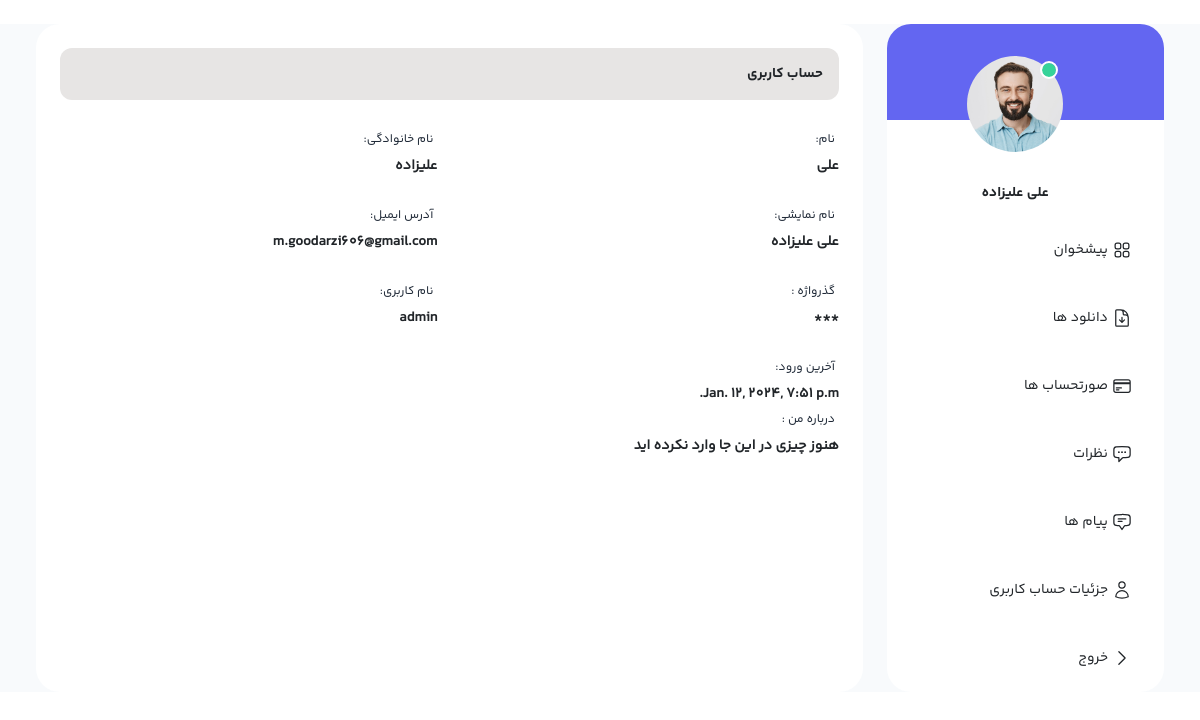
/accounts/profile/1/, run on an earlier commit of the app's database.
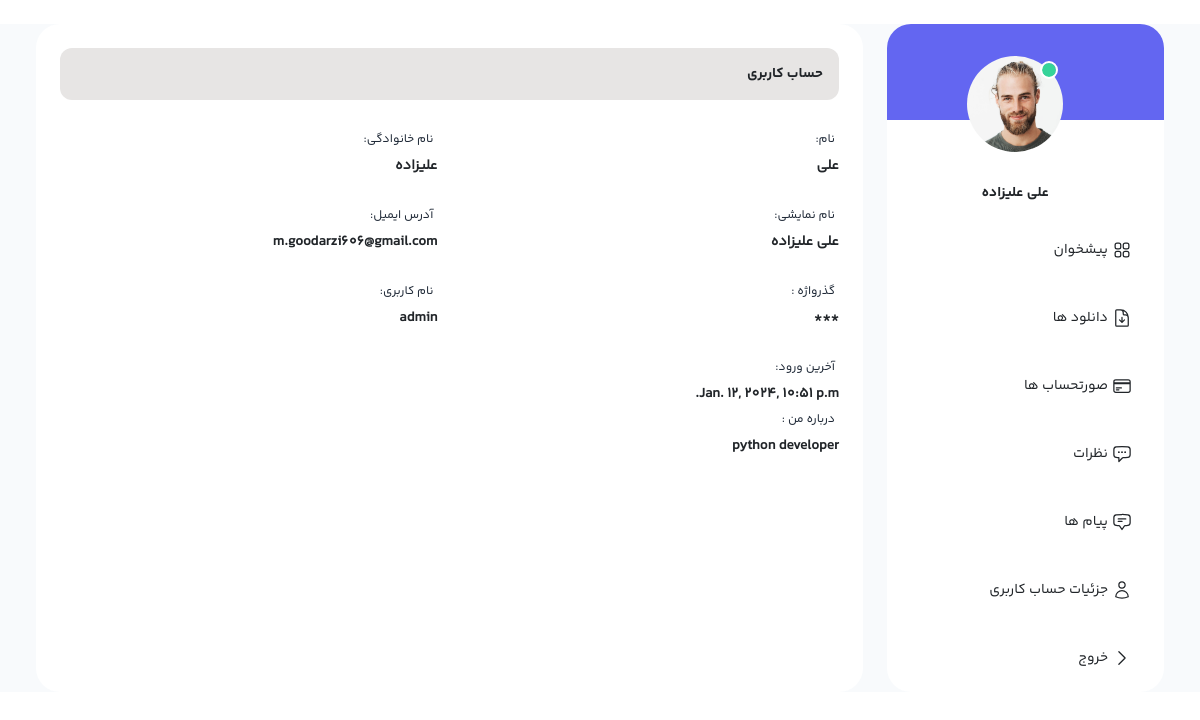
And on a later commit of the database.
### accounts/models.py (models this page shows, shortened)
class Users(AbstractBaseUser, PermissionsMixin, UpdateAt, CreateAt):
    first_name = models.CharField(_('First Name'), max_length=100)
    last_name = models.CharField(_('Last Name'), max_length=100)
    email = models.EmailField(_('Email Address'), unique=True)
    is_active = models.BooleanField(_('Active'), default=False)
    is_staff = models.BooleanField(_('Staff'), default=False)
    is_deleted = models.BooleanField(_('delete user'), editable=False, default=False)
    deleted_at = models.DateTimeField(_('deleted at'), editable=False, blank=True, null=True)
    random_active_code = models.CharField(_('random active code'), max_length=72, blank=True, null=True, editable=False)
    image = models.ImageField(_('image'), upload_to='images/user/%Y/%M/%d', width_field='width_image', height_field='height_image', blank=True, null=True)
    width_image = models.IntegerField(_('width'), blank=True, null=True)
    height_image = models.IntegerField(_('height'), blank=True, null=True)
    about_us = models.TextField(_('about us'), blank=True, null=True)
    username_validator = UnicodeUsernameValidator()
    username = models.CharField(
        _("username"),
        max_length=150,
        unique=True,
        help_text=_(
            "Required. 150 characters or fewer. Letters, digits and @/./+/-/_ only."
        ),
        validators=[username_validator],
        error_messages={
            "unique": _("A user with that username already exists."),
        },
    )
    EMAIL_FIELD = "email"
    USERNAME_FIELD = "email"
    REQUIRED_FIELDS = ["username"]
    objects = UserManager()
    soft_delete_manager = SoftDeleteManager()
    class Meta:
        verbose_name = _("user")
        verbose_name_plural = _("users")
    def get_full_name(self):
        full_name = "%s %s" % (self.first_name, self.last_name)
        return full_name.strip()

### accounts/views.py (the view)
# urls.py: path('profile/<int:pk>/', ProfileView.as_view(), name='profile'),
class ProfileView(View):
    def get(self, request, *args, **kwargs):
        profile = get_object_or_404(Users, pk=kwargs['pk'])
        return render(request, 'accounts/profile.html', {'profile': profile})

### accounts/templates/accounts/profile.html (shortened to what this page needs)
{% extends "base/base.html" %}
{% block content %}
<section class="px-6 mt-4">
    <div class="container mx-auto max-w-screen-2xl">
        <div class="flex gap-4">
            <div class="w-96 bg-white rounded-3xl overflow-hidden hidden lg:block">
                <div class="h-24 bg-indigo-500 relative">
                    <div class="text-center absolute right-[6.3rem]">
                        <div class="avatar online mt-8">
                            <div class="w-24 rounded-full">
                              <img src="{{ profile.image.url }}">
                            </div>
                          </div>
                      <h1 class="text-sm font-YekanBakh-Bold mt-4">{{ profile.get_full_name }}</h1>
                    </div>
                </div>
                <nav class="mt-24">
                  <a href="my-account.html" class="flex items-center py-4 px-8 hover:bg-stone-100 duration-300">
                      <span class="mr-1">پیشخوان</span>
                  </a>
                  <a href="download.html" class="flex items-center py-4 px-8 hover:bg-stone-100 duration-300">
                      <span class="mr-1">دانلود ها</span>
                  </a>
                  <a href="invoices.html" class="flex items-center py-4 px-8 hover:bg-stone-100 duration-300">
                      <span class="mr-1">صورتحساب ها</span>
                  </a>
                  <a href="reviews.html" class="flex items-center py-4 px-8 hover:bg-stone-100 duration-300">
                      <span class="mr-1">نظرات</span>
                  </a>
                  <a href="chat.html" class="flex items-center py-4 px-8 hover:bg-stone-100 duration-300">
                      <span class="mr-1">پیام ها</span>
                  </a>
                  <a href="edit-account.html" class="flex items-center py-4 px-8 hover:bg-stone-100 duration-300">
                      <span class="mr-1">جزئیات حساب کاربری</span>
                  </a>
                  <a href="{% url "accounts:logout" %}" class="flex items-center py-4 px-8 hover:bg-stone-100 duration-300">
                      <svg xmlns="http://www.w3.org/2000/svg" fill="none" viewBox="0 0 24 24" stroke-width="1.5" stroke="currentColor" class="w-5 h-5">
                          <path stroke-linecap="round" stroke-linejoin="round" d="M8.25 4.5l7.5 7.5-7.5 7.5"></path>
                        </svg>
                      <span class="mr-1">خروج</span>
                  </a>
              </nav>
            </div>
            <div class="bg-white p-4 lg:p-8 rounded-3xl w-full">
                <div class="p-3 bg-stone-200 rounded-xl mb-4">
                    <h1 class="text-sm font-YekanBakh-Bold">حساب کاربری</h1>
                  </div>
                  <div class="grid grid-cols-1 md:grid-cols-2 gap-4">
                    <div>
                        <label class="label">
                            <span class="label-text-alt">نام:</span>
                          </label>
                          <strong>{{ profile.first_name }}</strong>
                    </div>
                    <div>
                        <label class="label">
                            <span class="label-text-alt">نام خانوادگی:</span>
                          </label>
                          <strong>{{ profile.last_name }}</strong>
                    </div>
                    <div>
                        <label class="label">
                            <span class="label-text-alt">نام نمایشی:</span>
                          </label>
                          <strong>{{ profile.get_full_name }}</strong>
                    </div>
                    <div>
                        <label class="label">
                            <span class="label-text-alt">آدرس ایمیل:</span>
                          </label>
                          <strong>{{ profile.email }}</strong>
                    </div>
                    <div>
                        <label class="label">
                            <span class="label-text-alt">گذرواژه :</span>
                          </label>
                          <strong>***</strong>
                    </div>
                    <div>
                        <label class="label">
                            <span class="label-text-alt"> نام کاربری:</span>
                          </label>
                          <strong>{{ profile.username }}</strong>
                    </div>
                    <div>
                      <label class="label">
                          <span class="label-text-alt"> آخرین ورود:</span>
                        </label>
                        <strong>{{ profile.last_login }}</strong>
                      </div>
                  </div>
                  <div>
                    <label class="label">
                        <span class="label-text-alt">درباره من :</span>
                      </label>
                      <strong>{% if profile.about_us %}{{ profile.about_us }}{% else %}هنوز چیزی در این جا وارد نکرده اید{% endif %}</strong>
                </div>
            </div>
          </div>
      </div>
</section>
{% endblock  %}

### templates/base/base.html (shortened to what this page needs)
<!DOCTYPE html>
{% load static %}
{% load render_partial %}
<html lang="en" dir="rtl">
<head>
    <link href="https://cdn.jsdelivr.net/npm/bootstrap@5.3.2/dist/css/bootstrap.min.css" rel="stylesheet">
    <link rel="stylesheet" href="/static/fonts/font.css">
    <link rel="stylesheet" href="/static/css/swiper-bundle.min.css">
    <link rel="stylesheet" href="/static/css/style.css">
</head>
<body class="bg-slate-50 font-YekanBakh-Regular text-sm">
    {% block content %}{% endblock content %}
</body>
</html>

What changed in the data, as far as the page shows it:
changed Users "علی علیزاده": image: a different picture; last_login "Jan. 12, 2024, 7:51 p.m." → "Jan. 12, 2024, 10:51 p.m."; about_us (not shown) → "python developer"
Also different on the page:
text no longer shown: "هنوز چیزی در این جا وارد نکرده اید"
